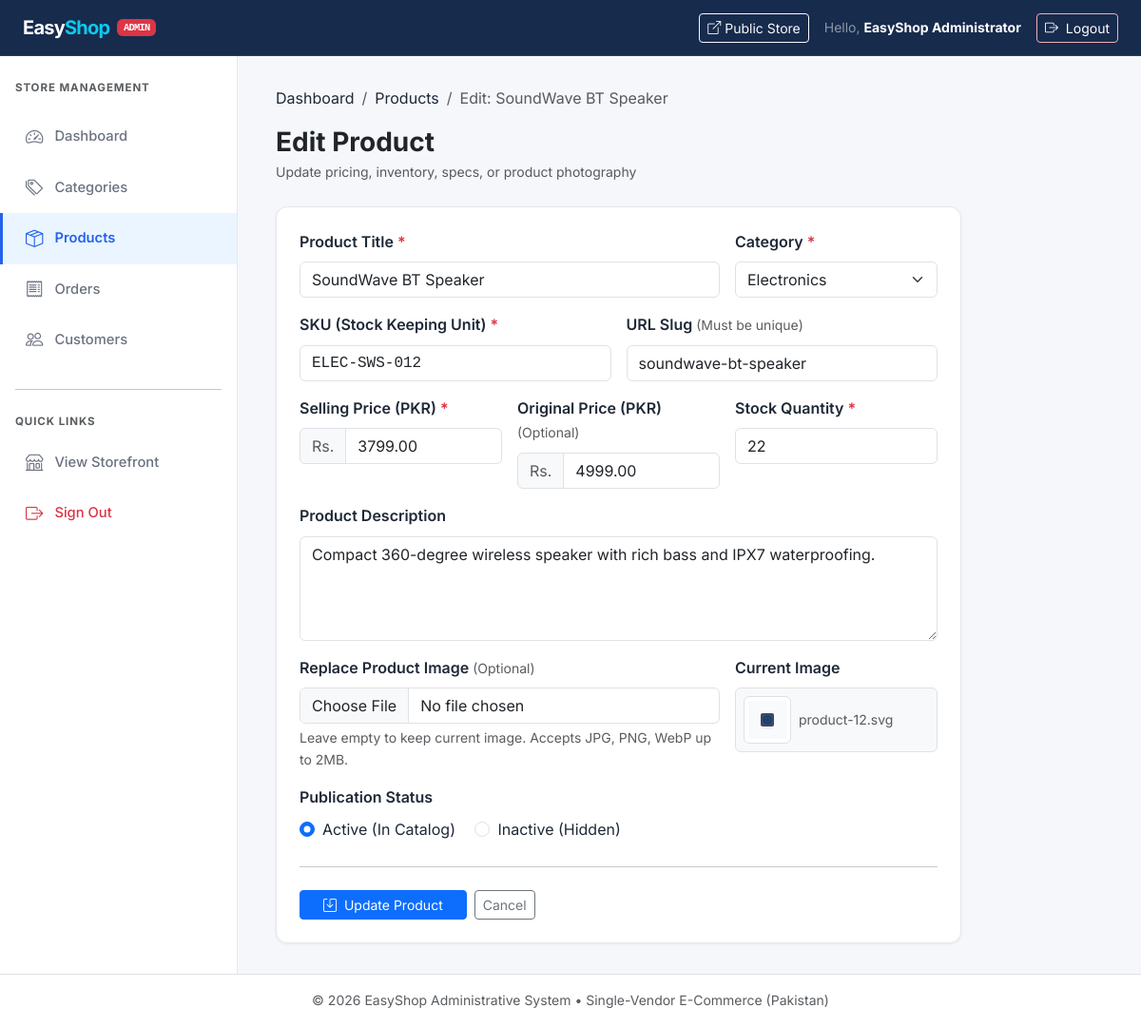
/admin/products/edit.php?id=12 (signed in), run on the app's committed database.
### tables this page shows
CREATE TABLE `products` (
  `product_id` INT UNSIGNED NOT NULL AUTO_INCREMENT,
  `category_id` INT UNSIGNED NOT NULL,
  `product_name` VARCHAR(200) NOT NULL,
  `slug` VARCHAR(200) NOT NULL,
  `sku` VARCHAR(50) NOT NULL,
  `description` TEXT DEFAULT NULL,
  `price` DECIMAL(10, 2) NOT NULL,
  `original_price` DECIMAL(10, 2) DEFAULT NULL,
  `stock` INT UNSIGNED NOT NULL DEFAULT 0,
  `image` VARCHAR(255) NOT NULL,
  `status` ENUM('active', 'inactive') NOT NULL DEFAULT 'active',
  `is_featured` TINYINT(1) UNSIGNED NOT NULL DEFAULT 0,
  `created_at` TIMESTAMP NOT NULL DEFAULT CURRENT_TIMESTAMP,
  PRIMARY KEY (`product_id`),
  UNIQUE KEY `uq_products_slug` (`slug`),
  UNIQUE KEY `uq_products_sku` (`sku`),
  KEY `idx_products_category_id` (`category_id`),
  KEY `idx_products_status` (`status`),
  KEY `idx_products_featured` (`is_featured`),
  KEY `idx_products_price` (`price`),
  CONSTRAINT `fk_products_category` 
    FOREIGN KEY (`category_id`) 
    REFERENCES `categories` (`category_id`) 
    ON DELETE RESTRICT 
    ON UPDATE CASCADE
);

CREATE TABLE `categories` (
  `category_id` INT UNSIGNED NOT NULL AUTO_INCREMENT,
  `category_name` VARCHAR(100) NOT NULL,
  `slug` VARCHAR(100) NOT NULL,
  `description` TEXT DEFAULT NULL,
  `status` ENUM('active', 'inactive') NOT NULL DEFAULT 'active',
  `created_at` TIMESTAMP NOT NULL DEFAULT CURRENT_TIMESTAMP,
  PRIMARY KEY (`category_id`),
  UNIQUE KEY `uq_categories_slug` (`slug`),
  KEY `idx_categories_status` (`status`)
);

### includes/functions.php (called while the page is built, shortened)
<?php
function e($data) {
    return htmlspecialchars((string)$data, ENT_QUOTES, 'UTF-8');
}
function get_product_image_url($path, $prefixPath = '') {
    $diskPath = __DIR__ . '/../' . ltrim($path, '/');
    if (file_exists($diskPath)) {
        return $prefixPath . ltrim($path, '/');
    }
    return $prefixPath . 'assets/images/product-placeholder.svg';
}

### admin/products/edit.php (the view, shortened to what this page needs)
<?php
$depthPrefix = '../../';
require_once __DIR__ . '/../../includes/admin-header.php';
require_once __DIR__ . '/../../includes/admin-sidebar.php';
$productId = isset($_GET['id']) ? (int)$_GET['id'] : 0;
$stmt = mysqli_prepare($conn, "SELECT * FROM products WHERE product_id = ? LIMIT 1");
mysqli_stmt_bind_param($stmt, 'i', $productId);
mysqli_stmt_execute($stmt);
$res = mysqli_stmt_get_result($stmt);
$product = mysqli_fetch_assoc($res);
$categories = [];
if ($catRes = mysqli_query($conn, "SELECT category_id, category_name FROM categories ORDER BY category_name ASC")) {
    while ($c = mysqli_fetch_assoc($catRes)) {
        $categories[] = $c;
    }
}
$oldInput   = $_SESSION['old_product_input'] ?? $product;
$formErrors = $_SESSION['form_errors'] ?? [];
?>
<main class="admin-main">
  <div class="mb-4">
    <nav aria-label="breadcrumb">
      <ol class="breadcrumb small">
        <li class="breadcrumb-item"><a href="../index.php">Dashboard</a></li>
        <li class="breadcrumb-item"><a href="index.php">Products</a></li>
        <li class="breadcrumb-item active" aria-current="page">Edit: <?= e($product['product_name']) ?></li>
      </ol>
    </nav>
    <h1 class="h3 fw-bold text-dark mb-1">Edit Product</h1>
    <p class="text-muted small mb-0">Update pricing, inventory, specs, or product photography</p>
  </div>
  <div class="row">
    <div class="col-lg-10">
      <div class="admin-card p-4">
        <form action="../../actions/product-edit-action.php" method="POST" enctype="multipart/form-data" novalidate>
          <div class="row g-3">
            <div class="col-md-8">
              <label for="product_name" class="form-label fw-semibold">Product Title <span class="text-danger">*</span></label>
              <input
                type="text"
                name="product_name"
                id="product_name"
                class="form-control <?= isset($formErrors['product_name']) ? 'is-invalid' : '' ?>"
                value="<?= e($oldInput['product_name'] ?? '') ?>"
                required
              >
            </div>
            <div class="col-md-4">
              <label for="category_id" class="form-label fw-semibold">Category <span class="text-danger">*</span></label>
              <select name="category_id" id="category_id" class="form-select <?= isset($formErrors['category_id']) ? 'is-invalid' : '' ?>" required>
                <?php foreach ($categories as $cat): ?>
                  <option value="<?= (int)$cat['category_id'] ?>" <?= ((int)($oldInput['category_id'] ?? 0) === (int)$cat['category_id']) ? 'selected' : '' ?>>
                    <?= e($cat['category_name']) ?>
                  </option>
                <?php endforeach; ?>
              </select>
            </div>
            <div class="col-md-6">
              <label for="sku" class="form-label fw-semibold">SKU (Stock Keeping Unit) <span class="text-danger">*</span></label>
              <input
                type="text"
                name="sku"
                id="sku"
                class="form-control text-uppercase font-monospace <?= isset($formErrors['sku']) ? 'is-invalid' : '' ?>"
                value="<?= e($oldInput['sku'] ?? '') ?>"
                required
              >
            </div>
            <div class="col-md-6">
              <label for="slug" class="form-label fw-semibold">URL Slug <span class="text-muted small fw-normal">(Must be unique)</span></label>
              <input
                type="text"
                name="slug"
                id="slug"
                class="form-control <?= isset($formErrors['slug']) ? 'is-invalid' : '' ?>"
                value="<?= e($oldInput['slug'] ?? '') ?>"
              >
            </div>
            <div class="col-md-4">
              <label for="price" class="form-label fw-semibold">Selling Price (PKR) <span class="text-danger">*</span></label>
              <div class="input-group">
                <span class="input-group-text bg-light text-muted">Rs.</span>
                <input
                  type="number"
                  step="0.01"
                  min="0.01"
                  name="price"
                  id="price"
                  class="form-control <?= isset($formErrors['price']) ? 'is-invalid' : '' ?>"
                  value="<?= e($oldInput['price'] ?? '') ?>"
                  required
                >
              </div>
            </div>
            <div class="col-md-4">
              <label for="original_price" class="form-label fw-semibold">Original Price (PKR) <span class="text-muted small fw-normal">(Optional)</span></label>
              <div class="input-group">
                <span class="input-group-text bg-light text-muted">Rs.</span>
                <input
                  type="number"
                  step="0.01"
                  min="0.01"
                  name="original_price"
                  id="original_price"
                  class="form-control <?= isset($formErrors['original_price']) ? 'is-invalid' : '' ?>"
                  value="<?= e($oldInput['original_price'] ?? '') ?>"
                >
              </div>
            </div>
            <div class="col-md-4">
              <label for="stock" class="form-label fw-semibold">Stock Quantity <span class="text-danger">*</span></label>
              <input
                type="number"
                min="0"
                step="1"
                name="stock"
                id="stock"
                class="form-control <?= isset($formErrors['stock']) ? 'is-invalid' : '' ?>"
                value="<?= e((string)($oldInput['stock'] ?? '0')) ?>"
                required
              >
            </div>
            <div class="col-12">
              <label for="description" class="form-label fw-semibold">Product Description</label>
              <textarea
                name="description"
                id="description"
                rows="4"
                class="form-control"
              ><?= e($oldInput['description'] ?? '') ?></textarea>
            </div>
            <div class="col-md-8">
              <label for="image" class="form-label fw-semibold">Replace Product Image <span class="text-muted small fw-normal">(Optional)</span></label>
              <input
                type="file"
                name="image"
                id="image"
                class="form-control <?= isset($formErrors['image']) ? 'is-invalid' : '' ?>"
                accept="image/jpeg,image/png,image/webp"
              >
              <div class="form-text small">Leave empty to keep current image. Accepts JPG, PNG, WebP up to 2MB.</div>
            </div>
            <div class="col-md-4">
              <label class="form-label fw-semibold d-block">Current Image</label>
              <div class="d-flex align-items-center gap-2 p-2 border rounded bg-light">
                <img
                  src="<?= e(get_product_image_url($product['image'], $depthPrefix)) ?>"
                  alt="Current preview"
                  style="width: 50px; height: 50px; object-fit: contain;"
                  class="bg-white rounded border p-1"
                >
                <div class="small text-muted text-break">
                  <?= e(basename($product['image'])) ?>
                </div>
              </div>
            </div>
            <div class="col-md-12">
              <label class="form-label fw-semibold d-block">Publication Status</label>
              <div class="form-check form-check-inline">
                <input class="form-check-input" type="radio" name="status" id="pActive" value="active" <?= ($oldInput['status'] ?? 'active') === 'active' ? 'checked' : '' ?>>
                <label class="form-check-label" for="pActive">Active (In Catalog)</label>
              </div>
              <div class="form-check form-check-inline">
                <input class="form-check-input" type="radio" name="status" id="pInactive" value="inactive" <?= ($oldInput['status'] ?? '') === 'inactive' ? 'checked' : '' ?>>
                <label class="form-check-label" for="pInactive">Inactive (Hidden)</label>
              </div>
            </div>
          </div>
          <hr class="my-4">
          <div class="d-flex gap-2">
            <button type="submit" class="btn btn-primary btn-sm px-4">
              <i class="bi bi-save me-1"></i> Update Product
            </button>
            <a href="index.php" class="btn btn-outline-secondary btn-sm">Cancel</a>
          </div>
        </form>
      </div>
    </div>
  </div>
</main>
<?php require_once __DIR__ . '/../../includes/admin-footer.php'; ?>

### assets/css/style.css (style rules this page uses)
:root { --color-primary: #172B4D; --color-accent: #2563EB; --color-accent-hover: #1D4ED8; --color-accent-light: #EBF5FF; --color-bg: #FFFFFF; --color-bg-secondary: #F5F7FA; --color-text: #1F2937; --color-text-muted: #6B7280; --color-text-light: #9CA3AF; --color-border: #E5E7EB; --color-danger: #EF4444; --color-success: #10B981; --color-warning: #F59E0B; --color-white: #FFFFFF; --font-family: 'Inter', -apple-system, BlinkMacSystemFont, 'Segoe UI', sans-serif; --radius-sm: 6px; --radius-md: 8px; --radius-lg: 12px; --radius-xl: 16px; --shadow-sm: 0 1px 3px rgba(0, 0, 0, 0.06); --shadow-md: 0 4px 16px rgba(0, 0, 0, 0.08); --shadow-lg: 0 8px 30px rgba(0, 0, 0, 0.12); --shadow-xl: 0 12px 40px rgba(0, 0, 0, 0.15); --transition: 0.3s ease; --transition-fast: 0.2s ease; }
*, *::before, *::after { box-sizing: border-box; }
html { scroll-behavior: smooth; }
body { font-family: var(--font-family); color: var(--color-text); background-color: var(--color-bg); line-height: 1.6; -webkit-font-smoothing: antialiased; -moz-osx-font-smoothing: grayscale; overflow-x: hidden; }
img { max-width: 100%; height: auto; }
a { text-decoration: none; color: inherit; transition: color var(--transition-fast); }
h1, h2, h3, h4, h5, h6 { color: var(--color-primary); font-weight: 700; line-height: 1.3; }

### includes/admin-header.php (style rules this page uses)
body { background-color: var(--color-bg-secondary); min-height: 100vh; display: flex; flex-direction: column; }
.admin-main { flex: 1; padding: 2rem 2.5rem; overflow-x: auto; }
.admin-card { background: #FFFFFF; border-radius: var(--radius-lg); border: 1px solid var(--color-border); box-shadow: var(--shadow-sm); }

### data on the page
products: product_name "SoundWave BT Speaker", category_id "Electronics", sku "ELEC-SWS-012", slug "soundwave-bt-speaker", price "3799.00", original_price "4999.00", stock "22", description "Compact 360-degree wireless speaker with rich bass and IPX7 waterproofing.", image (picture), image "product-12.svg", status "☑ Active (In Catalog)", status "☐ Inactive (Hidden)"

### other printed values
$admin['name'] "EasyShop Administrator"
